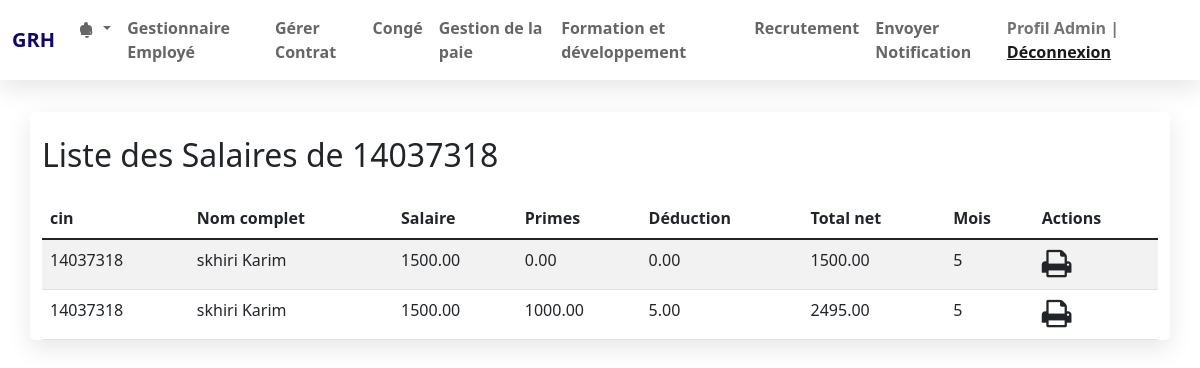
Screenshot of /main/liste_paiements_month.php?cin=14037318 with the database file from the repository.
### tables this page shows
CREATE TABLE `paiement_employee` (
  `id` int(11) NOT NULL,
  `cin` varchar(20) DEFAULT NULL,
  `nom` varchar(50) DEFAULT NULL,
  `prenom_employee` varchar(50) DEFAULT NULL,
  `salaire` decimal(10,2) DEFAULT NULL,
  `total_deductions` decimal(10,2) DEFAULT 0.00,
  `total_primes` decimal(10,2) DEFAULT 0.00,
  `mois` int(11) DEFAULT month(curdate()),
  `total_net` decimal(10,2) GENERATED ALWAYS AS (`salaire` + `total_primes` - `total_deductions`) STORED
);

### main/liste_paiements_month.php (the view, shortened to what this page needs)
<?php
require_once('connect.php');
$cin = '';
if (isset($_GET['cin'])) {
    $cin = mysqli_real_escape_string($con, $_GET['cin']);
}
$query = "SELECT * FROM paiement_employee WHERE cin = '$cin'";
$res = mysqli_query($con, $query);
?>
<!DOCTYPE html>
<html>
<head>
    <link href="https://cdn.jsdelivr.net/npm/bootstrap@5.1.3/dist/css/bootstrap.min.css" rel="stylesheet">
    <link rel="stylesheet" href="https://stackpath.bootstrapcdn.com/font-awesome/4.7.0/css/font-awesome.min.css">
    <link rel="stylesheet" href="style.css">
</head>
<body>
<?php include 'navbar.php'; ?>
<div class="container">
    <div class="row pt-4">
        <h2>Liste des Salaires de <?php echo htmlspecialchars($cin); ?></h2>
    </div>
    <table class="table table-striped mt-3">
        <thead>
            <tr>
                <th>cin</th>
                <th>Nom complet</th>
                <th>Salaire</th>
                <th>Primes</th>
                <th>Déduction</th>
                <th>Total net</th>
                <th>Mois</th>
                <th>Actions</th>
            </tr>
        </thead>
        <tbody>
            <?php while ($r = mysqli_fetch_assoc($res)) { ?>
                <tr>
                    <td><?php echo htmlspecialchars($r['cin']); ?></td>
                    <td><?php echo htmlspecialchars($r['nom'] . " " . $r['prenom_employee']); ?></td>
                    <td><?php echo htmlspecialchars($r['salaire']); ?></td>
                    <td class="editable" data-column="total_primes" data-id="<?php echo htmlspecialchars($r['id']); ?>"><?php echo htmlspecialchars($r['total_primes']); ?></td>
                    <td class="editable" data-column="total_deductions" data-id="<?php echo htmlspecialchars($r['id']); ?>"><?php echo htmlspecialchars($r['total_deductions']); ?></td>
                    <td><?php echo htmlspecialchars($r['total_net']); ?></td>
                    <td><?php echo htmlspecialchars($r['mois']); ?></td>
                    <td>
                        <i class="fa fa-print fa-2x blue-icon" data-bs-toggle="modal" data-bs-target="#exampleModal<?php echo htmlspecialchars($r['cin']); ?>"></i>
                    </td>
                </tr>
            <?php } ?>
        </tbody>
    </table>
</div>
</body>
</html>

### main/style.css (style rules this page uses)
.container { margin-top: 2rem; background-color: #fff; border-radius: 5px; box-shadow: 0 .5rem 1.5rem rgba(0, 0, 0, .1); }

### rows the page displays
paiement_employee: cin "14037318", nom+prenom_employee "skhiri Karim", salaire "1500.00", total_primes "0.00", total_deductions "0.00", total_net "1500.00", mois "5"
paiement_employee: cin "14037318", nom+prenom_employee "skhiri Karim", salaire "1500.00", total_primes "1000.00", total_deductions "5.00", total_net "2495.00", mois "5"

### other values shown
$cin "14037318"
